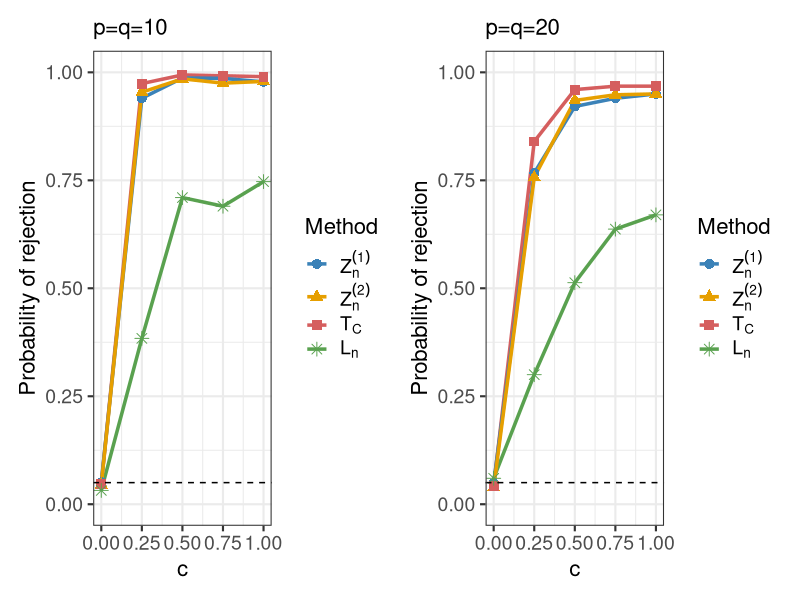
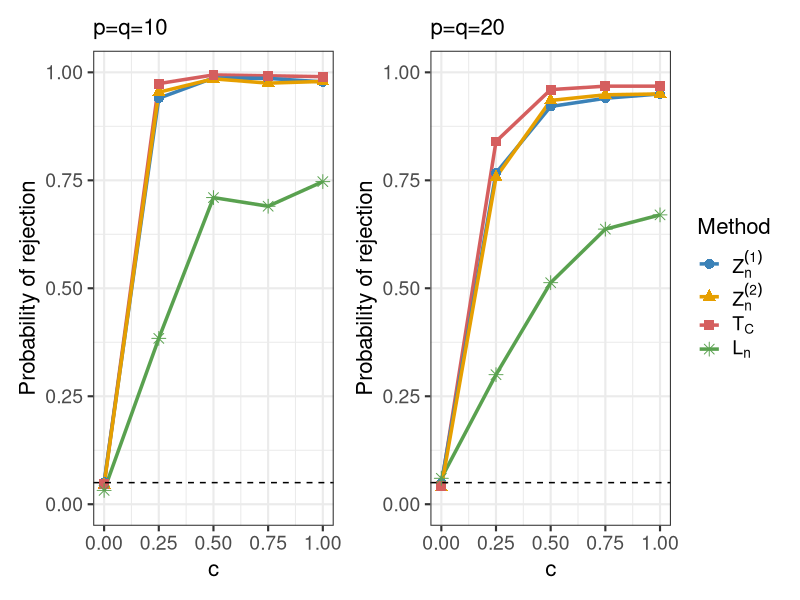

Write the R code that produced these figures, in order.
library(ggplot2)
library(patchwork)

df <- data.frame(
  c = rep(c(0, 0.25, 0.5, 0.75, 1), times = 8),
  value = c(
    # n=800, d=s=10：Z1, Z2, CCT, Ln
    0.051, 0.940, 0.987, 0.986, 0.978,
    0.045, 0.954, 0.985, 0.975, 0.979,
    0.047, 0.974, 0.994, 0.992, 0.990,
    0.032, 0.384, 0.710, 0.690, 0.747,
    
    # n=800, d=s=20：Z1, Z2, CCT, Ln
    0.049, 0.767, 0.921, 0.940, 0.950,
    0.039, 0.757, 0.935, 0.948, 0.950,
    0.043, 0.840, 0.960, 0.968, 0.968,
    0.060, 0.300, 0.513, 0.637, 0.670
  ),
  Method = rep(c("Z1", "Z2", "Tc", "Ln"), each = 5, times = 2),
  scenario = rep(c("d10", "d20"), each = 20)
)

# ==============================
# 字体大小参数
# ==============================
base_size        <- 16  # theme_bw 的基础字体大小
title_size       <- 16  # 子图标题字体大小
axis_title_size  <- 16  # 横纵坐标标题字体大小
axis_text_size   <- 14  # 坐标轴刻度字体大小
legend_text_size <- 14  # 图例文字字体大小
legend_title_size <- 16 # 图例标题字体大小


# ==============================
# 颜色
# ==============================
my_cols <- c(
  "Z1" = "#3B82B8",
  "Z2" = "#E69F00",
  "Tc" = "#D55E5E",
  "Ln" = "#59A14F"
)

# ==============================
# 线型
# ==============================
my_linetypes <- c(
  "Z1" = "solid",
  "Z2" = "solid",
  "Tc" = "solid",
  "Ln" = "solid"
)

# ==============================
# 点的形状
# ==============================
my_shapes <- c(
  "Z1" = 16,   # 圆点
  "Z2" = 17,   # 三角形
  "Tc" = 15,   # 方块
  "Ln" = 8     # 星形
)

# 图例标签
my_labels <- c(
  expression(Z[n]^{(1)}),
  expression(Z[n]^{(2)}),
  expression(T[C]),
  expression(L[n])
)



# ==============================
# d=10 图
# ==============================
p1 <- ggplot(
  subset(df, scenario == "d10"),
  aes(
    x = c, y = value,
    color = Method,
    linetype = Method,
    shape = Method
  )
) +
  geom_line(linewidth = 1.2) +
  geom_point(size = 3) +
  scale_color_manual(
    values = my_cols,
    breaks = c("Z1", "Z2", "Tc", "Ln"),
    labels = my_labels
  ) + 
  scale_linetype_manual(
    values = my_linetypes,
    breaks = c("Z1", "Z2", "Tc", "Ln"),
    labels = my_labels
  ) +
  scale_shape_manual(
    values = my_shapes,
    breaks = c("Z1", "Z2", "Tc", "Ln"),
    labels = my_labels
  ) +
  # 5% 显著性水平
  geom_hline(yintercept = 0.05, linetype = "dashed") +
  scale_x_continuous(breaks = c(0, 0.25, 0.5, 0.75, 1)) +
  scale_y_continuous(limits = c(0, 1)) +
  labs(
    x = "c",   
    y = "Probability of rejection",
    title = "p=q=10"
  ) +
  theme_bw(base_size = base_size) +
  theme(
    plot.title   = element_text(size = title_size),        # 子图标题
    axis.title   = element_text(size = axis_title_size),   # 横纵坐标标题
    axis.text    = element_text(size = axis_text_size),    # 坐标轴刻度
    legend.text  = element_text(size = legend_text_size),  # 图例文字
    legend.title = element_text(size = legend_title_size)  # 图例标题
    # panel.grid = element_blank()   # 去掉网格线
    
  )

# ==============================
# d=20 图
# ==============================
p2 <- ggplot(
  subset(df, scenario == "d20"),
  aes(
    x = c, y = value,
    color = Method,
    linetype = Method,
    shape = Method
  )
) +
  geom_line(linewidth = 1.2) +
  geom_point(size = 3) +
  scale_color_manual(
    values = my_cols,
    breaks = c("Z1", "Z2", "Tc", "Ln"),
    labels = my_labels
  ) + 
  scale_linetype_manual(
    values = my_linetypes,
    breaks = c("Z1", "Z2", "Tc", "Ln"),
    labels = my_labels
  ) +
  scale_shape_manual(
    values = my_shapes,
    breaks = c("Z1", "Z2", "Tc", "Ln"),
    labels = my_labels
  ) +
  # 5% 显著性水平
  geom_hline(yintercept = 0.05, linetype = "dashed") +
  scale_x_continuous(breaks = c(0, 0.25, 0.5, 0.75, 1)) +
  scale_y_continuous(limits = c(0, 1)) +
  labs(
    x = "c",
    y = "Probability of rejection",
    title = "p=q=20"
  ) +
  theme_bw(base_size = base_size) +
  theme(
    plot.title   = element_text(size = title_size),        # 子图标题
    axis.title   = element_text(size = axis_title_size),   # 横纵坐标标题
    axis.text    = element_text(size = axis_text_size),    # 坐标轴刻度
    legend.text  = element_text(size = legend_text_size),  # 图例文字
    legend.title = element_text(size = legend_title_size)  # 图例标题
    # panel.grid = element_blank()   # 去掉网格线
    
  )



# ==============================
# 拼接（横向）
# ==============================
p1 + p2


setwd("plot/exp(-t_val2)/")

p_final <- (p1 + p2) + plot_layout(guides = "collect")

ggsave(
  filename = "power_plot_exp(-t_val2).pdf",
  plot = p_final,
  width = 12,
  height = 5,
  units = "in",
  device = cairo_pdf   # 字体更清晰
)
